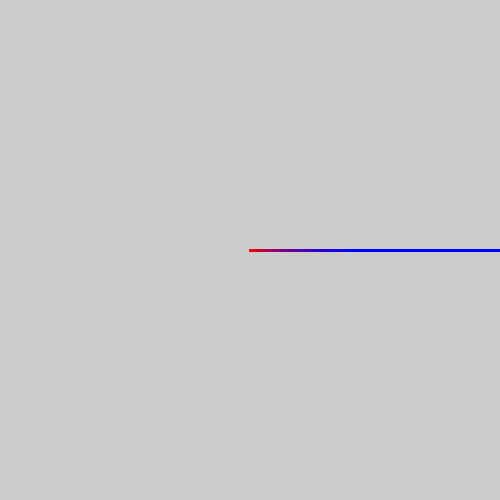
Frame 1 (no input)
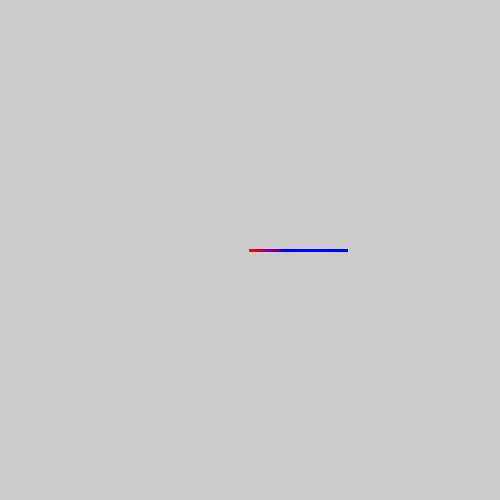
Frame 60 (the mouse pressed at the canvas centre just before this capture)
Frame 120 (the mouse held since frame 60 and released just before this capture): identical to frame 60, image omitted

The Processing sketch that drew these frames (run headless with seeded random() and noise(); from frame 60 on, the mouse is pressed at the canvas centre):

// Processing sketch: Spiral
// ── Spiral.pde
float angOffset = 0,
      length = .3,
      factor = .01;

void setup() {
  size(500, 500);
//  noLoop();
  noFill();
  strokeWeight(3);
  strokeCap(ROUND);
  smooth();
  vals = new int[500];
  for(float a = 0; a < vals.length; a++) {
    vals[(int)a] = colorLerp(red, blue, a / 150);
  }
  fIncr = .09 / height;
}

int[] vals;

void mouseMoved() {
//  factor = .09 * mouseY / height;
//  redraw();
}

void keyPressed() {
  if(keyCode == LEFT) angOffset -= 1 * PI / width;
  else if(keyCode == RIGHT) angOffset += 1 * PI / width;
//  redraw();
}

int red = color(255, 0, 0), blue = color(0, 0, 255);
float fIncr;

void draw() {
  background(204);
  if(mouseY > height - 15) factor = (factor+fIncr) * 1.005;
  else if(mouseY < 15) factor = (factor-fIncr) / 1.005;
  println(factor);
  float x = width / 2,
        y = height / 2,
        l = length,
        ang = 0, lx, ly;
//  beginShape();
  for(int a = 0; a < 500; a++) {
    lx = x;
    ly = y;
//    vertex(x, y);
//    stroke(colorLerp(red, blue, (float)a / 150) );
    stroke(vals[a]);
    x += l * cos(ang);
    y += l * sin(ang);
    if(abs(x) > 10 * width | abs(y) > 10 * height) break;
    l *= (1+factor);
    ang += angOffset;
    line(x, y, lx, ly);
  }
//  println("l: "+l+" and ("+x+", "+y+")");
//  endShape();
//  println(frameRate);
}

int colorLerp(int c1, int c2, float amount) {
  return color( lerp( (c1 >> 16 & 0xFF), (c2 >> 16 & 0xFF), amount), lerp( (c1 >> 8 & 0xFF), (c2 >> 8 & 0xFF), amount), lerp( (c1 & 0xFF), (c2 & 0xFF), amount) );
}
